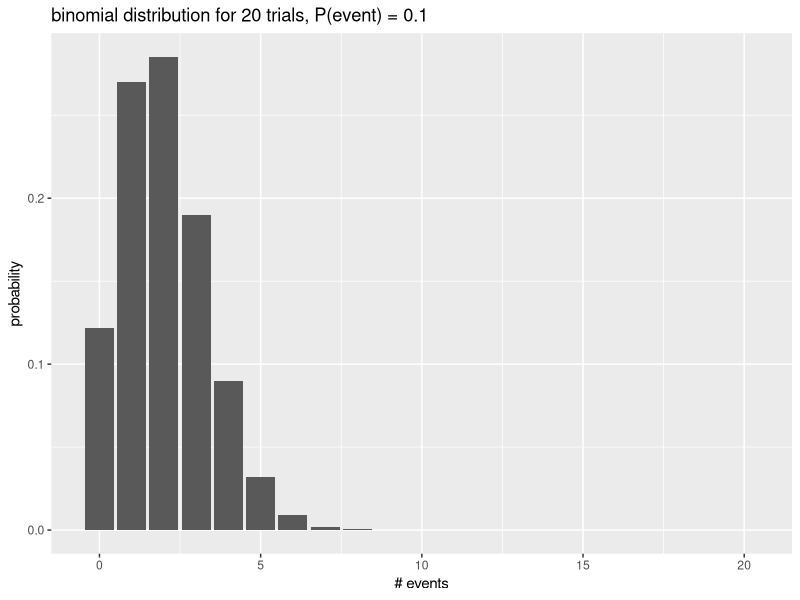

This chart was generated by the following R code:
## ---- chunk 1
knitr::opts_chunk$set(echo = TRUE)
library(tidyverse)
## ---- chunk 2
library(tidyverse)
library(glue) #lets you put variables into strings with {}.  Alternative to paste()

p_success <- 0.1
N <- 20

plot_data1 <- tibble(x = 0:N,
                     y = dbinom(x, size = N, prob = p_success))

ggplot(plot_data1, aes(x,y)) +
  geom_col() +
  labs(title = glue("binomial distribution for {N} trials, P(event) = {p_success}"),
       x = "# events",
       y = "probability")
## ---- chunk 3
library(here) #reproducible file paths
library(readr) #'safer' version of read.csv()
## ---- chunk 4
orchids <- read_csv(here("data", "orchid.seedlings.csv"))
head(orchids)
## ---- chunk 5
lnprob_m1 = dbinom(x = orchids$seedlings.0, size = orchids$seeds.m4, prob = 0.05, log = TRUE)
lnprob_m1 # show the list of probabilities for each observation, given the model
sum(lnprob_m1) # log-likelihood of the whole data set
## ---- chunk 6
lnprob_m2 = dbinom(x = orchids$seedlings.0, size = orchids$seeds.m4, prob = 0.04, log = TRUE)
lnprob_m2 # show the list of probabilities of each observation, given the model
sum(lnprob_m2) # log-likelihood of the whole data set
## ---- chunk 7
lnprob_m3 = dbinom(x = orchids$seedlings.0, size = orchids$seeds.m3, prob = 0.05, log = TRUE)
lnprob_m3 # show the list of probabilities of each observation, given the model
sum(lnprob_m3) # log-likelihood of the whole data set
